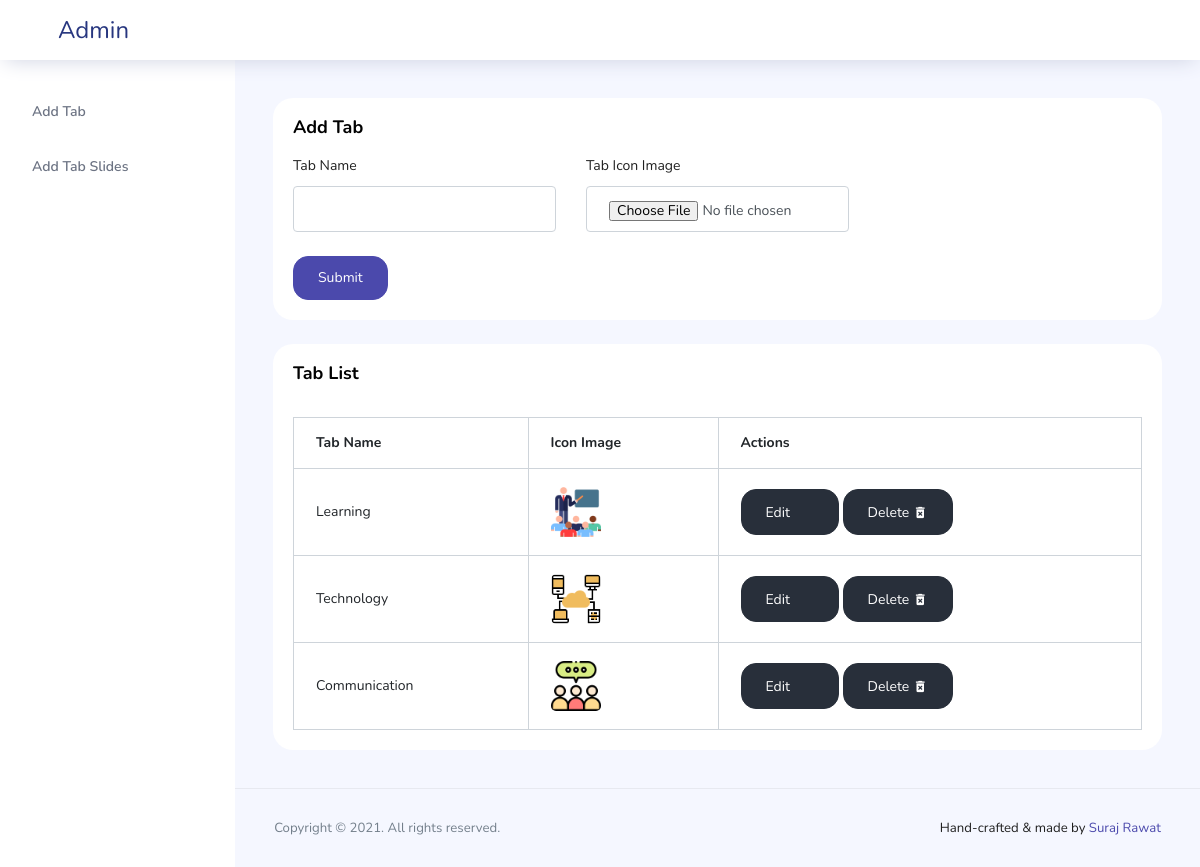
The app's page /admin/index.php with its own data.
### tables this page shows
CREATE TABLE `tab` (
  `id` int(11) NOT NULL,
  `name` varchar(250) NOT NULL,
  `icon_image` varchar(250) NOT NULL
);

### admin/index.php (the view, shortened to what this page needs)
<?php
require_once '../config/database.php';
$tabresult = $db->query("SELECT * FROM tab");
?>
<!DOCTYPE html>
<html lang="en">
<head>
  <?php include 'includes/style.php';?>
</head>
<body>
<div class="container-scroller">
	<?php include 'includes/header.php';?>
    <div class="container-fluid page-body-wrapper">
	<?php include 'includes/sidebar.php';?>
		<div class="main-panel">
			<div class="content-wrapper">
			  <div class="card">
			    <div class="card-body">
					<h4 class="card-title">Add Tab</h4>
					<form class="forms-sample no-pad-lf" id="add_tab_form" method="POST" enctype="multipart/form-data" novalidate>
              <div class="row">
                  <div class="col-sm-4">
                      <div class="form-group">
                        <label for="tab_name">Tab Name <span class="text-danger err_mes_tab" id="tab_name_err"></span></label>
                        <input type="text" class="form-control" name="tab_name" id="tab_name">
                      </div>
                  </div>
                  <div class="col-sm-4">
                      <div class="form-group">
                        <label for="tab_image">Tab Icon Image <span class="text-danger err_mes_tab" id="tab_image_err"></span></label>
                        <input type="file" name="tab_image" id="tab_image" class="form-control">
                      </div>
                  </div>
              </div>
              <button type="submit" class="btn btn-primary mr-2">Submit</button>
					</form>
			    </div>
			  </div>
              <div class="card mt-4">
                <div class="card-body">
                  <h4 class="card-title">Tab List</h4>
                  <div class="table-responsive pt-3">
                    <table id="view_device_table" class="table table-bordered">
                      <thead>
                        <tr>
                          <th>
                            Tab Name
                          </th>
                          <th>
                            Icon Image
                          </th>
                          <th>
                            Actions
                          </th>
                        </tr>
                      </thead>
                      <tbody>
                        <?php while ($data = mysqli_fetch_assoc($tabresult)) : ?>
                        <tr>
                            <td><?=$data['name'];?></td>
                            <td><img src="../uploads/tabiconimage/<?=$data['icon_image'];?>" class="table_img"></td>
                            <td>
                                <a href="edit_tab.php?id=<?=$data['id'];?>" class="btn btn-dark btn-icon-text">Edit <i class="ti-file btn-icon-append"></i></a>
                                <button class="btn btn-dark btn-icon-text" onclick="removetab(<?=$data['id'];?>)">Delete <i class="mdi mdi-delete-forever"></i></button>
                            </td>
                        </tr>
                        <?php endwhile; ?>
                      </tbody>
                    </table>
                  </div>
                </div>
              </div>
			</div>
			<?php include 'includes/footer.php';?>
		</div>
	</div>
</div>
</body>
</html>

### admin/css/main_style.css (style rules this page uses)
.no-pad-lf { padding-left: 0px; padding-right: 0px; }
.table_img { width: 50px !important; border-radius: 5px !important; height: auto !important; max-width: 100px !important; }
.mdi:before { font-size: 15px; vertical-align: bottom; }

### records on screen
tab: name "Learning", icon_image (picture)
tab: name "Technology", icon_image (picture)
tab: name "Communication", icon_image (picture)
